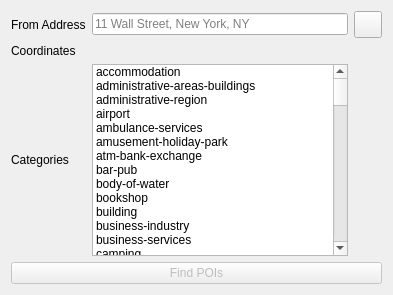
         <widget class="QWidget" name="tab_11">
          <attribute name="title">
           <string>Single Address Input</string>
          </attribute>
          <layout class="QVBoxLayout" name="verticalLayout_7">
           <item>
            <layout class="QGridLayout" name="gridLayout_3">
             <item row="0" column="2">
              <widget class="QToolButton" name="captureButton_4">
               <property name="text">
                <string/>
               </property>
               <property name="iconSize">
                <size>
                 <width>20</width>
                 <height>20</height>
                </size>
               </property>
               <property name="checkable">
                <bool>true</bool>
               </property>
               <property name="checked">
                <bool>false</bool>
               </property>
              </widget>
             </item>
             <item row="1" column="0">
              <widget class="QLabel" name="label_21">
               <property name="text">
                <string>Coordinates</string>
               </property>
              </widget>
             </item>
             <item row="0" column="0">
              <widget class="QLabel" name="label_12">
               <property name="text">
                <string>From Address</string>
               </property>
              </widget>
             </item>
             <item row="2" column="0">
              <widget class="QLabel" name="label_23">
               <property name="text">
                <string>Categories</string>
               </property>
              </widget>
             </item>
             <item row="2" column="1">
              <widget class="QListWidget" name="listWidget">
               <property name="selectionMode">
                <enum>QAbstractItemView::MultiSelection</enum>
               </property>
               <property name="sortingEnabled">
                <bool>true</bool>
               </property>
               <item>
                <property name="text">
                 <string>accommodation</string>
                </property>
               </item>
               <item>
                <property name="text">
                 <string>administrative-areas-buildings</string>
                </property>
               </item>
               <item>
                <property name="text">
                 <string>administrative-region</string>
                </property>
               </item>
               <item>
                <property name="text">
                 <string>airport</string>
                </property>
               </item>
               <item>
                <property name="text">
                 <string>ambulance-services</string>
                </property>
               </item>
               <item>
                <property name="text">
                 <string>amusement-holiday-park</string>
                </property>
               </item>
               <item>
                <property name="text">
                 <string>atm-bank-exchange</string>
                </property>
               </item>
               <item>
                <property name="text">
                 <string>bar-pub</string>
                </property>
               </item>
               <item>
                <property name="text">
                 <string>body-of-water</string>
                </property>
               </item>
               <item>
                <property name="text">
                 <string>bookshop</string>
                </property>
               </item>
               <item>
                <property name="text">
                 <string>building</string>
                </property>
               </item>
               <item>
                <property name="text">
                 <string>business-industry</string>
                </property>
               </item>
               <item>
                <property name="text">
                 <string>business-services</string>
                </property>
               </item>
               <item>
                <property name="text">
                 <string>camping</string>
                </property>
               </item>
               <item>
                <property name="text">
                 <string>car-dealer-repair</string>
                </property>
               </item>
               <item>
                <property name="text">
                 <string>car-rental</string>
                </property>
               </item>
               <item>
                <property name="text">
                 <string>casino</string>
                </property>
               </item>
               <item>
                <property name="text">
                 <string>cinema</string>
                </property>
               </item>
               <item>
                <property name="text">
                 <string>city-town-village</string>
                </property>
               </item>
               <item>
                <property name="text">
                 <string>clothing-accessories-shop</string>
                </property>
               </item>
               <item>
                <property name="text">
                 <string>coffee</string>
                </property>
               </item>
               <item>
                <property name="text">
                 <string>coffee-tea</string>
                </property>
               </item>
               <item>
                <property name="text">
                 <string>communication-media</string>
                </property>
               </item>
               <item>
                <property name="text">
                 <string>dance-night-club</string>
                </property>
               </item>
               <item>
                <property name="text">
                 <string>department-store</string>
                </property>
               </item>
               <item>
                <property name="text">
                 <string>eat-drink</string>
                </property>
               </item>
               <item>
                <property name="text">
                 <string>education-facility</string>
                </property>
               </item>
               <item>
                <property name="text">
                 <string>electronics-shop</string>
                </property>
               </item>
               <item>
                <property name="text">
                 <string>ev-charging-station</string>
                </property>
               </item>
               <item>
                <property name="text">
                 <string>facilities</string>
                </property>
               </item>
               <item>
                <property name="text">
                 <string>facility</string>
                </property>
               </item>
               <item>
                <property name="text">
                 <string>fair-convention-facility</string>
                </property>
               </item>
               <item>
                <property name="text">
                 <string>ferry-terminal</string>
                </property>
               </item>
               <item>
                <property name="text">
                 <string>fire-department</string>
                </property>
               </item>
               <item>
                <property name="text">
                 <string>food-drink</string>
                </property>
               </item>
               <item>
                <property name="text">
                 <string>forest-heath-vegetation</string>
                </property>
               </item>
               <item>
                <property name="text">
                 <string>going-out</string>
                </property>
               </item>
               <item>
                <property name="text">
                 <string>government-community-facility</string>
                </property>
               </item>
               <item>
                <property name="text">
                 <string>hardware-house-garden-shop</string>
                </property>
               </item>
               <item>
                <property name="text">
                 <string>hospital-health-care-facility</string>
                </property>
               </item>
               <item>
                <property name="text">
                 <string>hospital-health-care-facility</string>
                </property>
               </item>
               <item>
                <property name="text">
                 <string>hostel</string>
                </property>
               </item>
               <item>
                <property name="text">
                 <string>hotel</string>
                </property>
               </item>
               <item>
                <property name="text">
                 <string>intersection</string>
                </property>
               </item>
               <item>
                <property name="text">
                 <string>kiosk-convenience-store</string>
                </property>
               </item>
               <item>
                <property name="text">
                 <string>landmark-attraction</string>
                </property>
               </item>
               <item>
                <property name="text">
                 <string>leisure-outdoor</string>
                </property>
               </item>
               <item>
                <property name="text">
                 <string>library</string>
                </property>
               </item>
               <item>
                <property name="text">
                 <string>mall</string>
                </property>
               </item>
               <item>
                <property name="text">
                 <string>motel</string>
                </property>
               </item>
               <item>
                <property name="text">
                 <string>mountain-hill</string>
                </property>
               </item>
               <item>
                <property name="text">
                 <string>museum</string>
                </property>
               </item>
               <item>
                <property name="text">
                 <string>natural-geographical</string>
                </property>
               </item>
               <item>
                <property name="text">
                 <string>outdoor-area-complex</string>
                </property>
               </item>
               <item>
                <property name="text">
                 <string>parking-facility</string>
                </property>
               </item>
               <item>
                <property name="text">
                 <string>petrol-station</string>
                </property>
               </item>
               <item>
                <property name="text">
                 <string>pharmacy</string>
                </property>
               </item>
               <item>
                <property name="text">
                 <string>police-emergency</string>
                </property>
               </item>
               <item>
                <property name="text">
                 <string>police-station</string>
                </property>
               </item>
               <item>
                <property name="text">
                 <string>post-office</string>
                </property>
               </item>
               <item>
                <property name="text">
                 <string>postal-area</string>
                </property>
               </item>
               <item>
                <property name="text">
                 <string>public-transport</string>
                </property>
               </item>
               <item>
                <property name="text">
                 <string>railway-station</string>
                </property>
               </item>
               <item>
                <property name="text">
                 <string>recreation</string>
                </property>
               </item>
               <item>
                <property name="text">
                 <string>religious-place</string>
                </property>
               </item>
               <item>
                <property name="text">
                 <string>restaurant</string>
                </property>
               </item>
               <item>
                <property name="text">
                 <string>service</string>
                </property>
               </item>
               <item>
                <property name="text">
                 <string>shop</string>
                </property>
               </item>
               <item>
                <property name="text">
                 <string>shopping</string>
                </property>
               </item>
               <item>
                <property name="text">
                 <string>sights-museums</string>
                </property>
               </item>
               <item>
                <property name="text">
                 <string>snacks-fast-food</string>
                </property>
               </item>
               <item>
                <property name="text">
                 <string>sport-outdoor-shop</string>
                </property>
               </item>
               <item>
                <property name="text">
                 <string>sports-facility-venue</string>
                </property>
               </item>
               <item>
                <property name="text">
                 <string>street-square</string>
                </property>
               </item>
               <item>
                <property name="text">
                 <string>taxi-stand</string>
                </property>
               </item>
               <item>
                <property name="text">
                 <string>tea</string>
                </property>
               </item>
               <item>
                <property name="text">
                 <string>theatre-music-culture</string>
                </property>
               </item>
               <item>
                <property name="text">
                 <string>toilet-rest-area</string>
                </property>
               </item>
               <item>
                <property name="text">
                 <string>tourist-information</string>
                </property>
               </item>
               <item>
                <property name="text">
                 <string>transport</string>
                </property>
               </item>
               <item>
                <property name="text">
                 <string>travel-agency</string>
                </property>
               </item>
               <item>
                <property name="text">
                 <string>undersea-feature</string>
                </property>
               </item>
               <item>
                <property name="text">
                 <string>wine-and-liquor</string>
                </property>
               </item>
               <item>
                <property name="text">
                 <string>zoo</string>
                </property>
               </item>
              </widget>
             </item>
             <item row="1" column="1">
              <widget class="QLabel" name="placeLabel">
               <property name="text">
                <string/>
               </property>
              </widget>
             </item>
             <item row="0" column="1">
              <widget class="QLineEdit" name="placesAddress">
               <property name="placeholderText">
                <string>11 Wall Street, New York, NY</string>
               </property>
              </widget>
             </item>
            </layout>
           </item>
           <item>
            <widget class="QPushButton" name="findPOISButton">
             <property name="enabled">
              <bool>false</bool>
             </property>
             <property name="text">
              <string>Find POIs</string>
             </property>
            </widget>
           </item>
          </layout>
         </widget>
